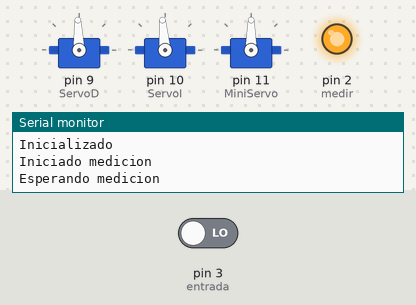
A sketch run on a simulated Arduino Uno, built with avr-gcc and run on an emulated ATmega328P. Shown: 3 × servo, output pins drawn as LEDs (lit = HIGH), the last lines printed to the serial monitor. The inputs (shaded band) are chosen by the test bench; at power-on: pin 3 (entrada) LOW.

Above: at 1.2 s.
1.3 s: pin 3 (entrada) driven HIGH
At 2.3 s:
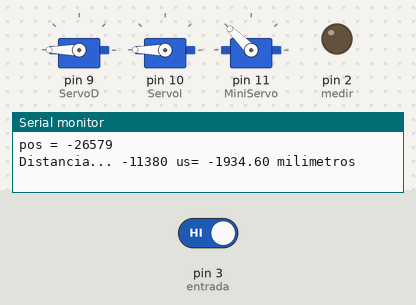
At 4.7 s:
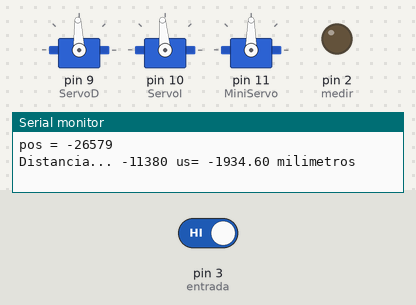
Timing chart, 0 to 9.8 s (numbered marks = the images above; inputs shaded):
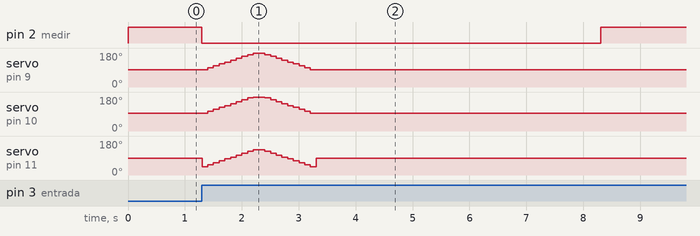

Measured:
- after the input at 1.3 s, pin 2 (medir): HIGH → LOW at once, → HIGH 7.0 s later; servo on pin 9 (ServoD): rises from 92° to 180° in 0.80 s, then falls to 92° in 1.0 s

The sketch:

BUM1test2.ino
```cpp
// Declaraciones relativas a los servos

#include <Servo.h>

Servo ServoD;     // Servo lado derecho
Servo ServoI;     // Servo lado izquierdo
Servo MiniServo;  // MiniServo del medidor
int pos = 90;     // Para almacenar la posición del servo derecho

// Uso de interrupciones para medir

#define entrada 3        // Entrada asignada a la interrupción
#define medidor 0        // Puerto A/D del medidor de distancias
#define medir 2          // Pin para activar la medición

int distancia = 0;      // Valor obtenido en la conversión A/D
float mm = 0;           // Valor de la medición convertido a mm
int incomingByte;

volatile int cuentas = 0;
volatile int vale = LOW;  // Medición válida
volatile unsigned long ahora = 0;
volatile unsigned long antes = 0;

void setup()
{
  // Asigna pines a los servos
  ServoD.attach(9);        // Asigna el servo derecho al pin 9 (OUTPUT 2 de la TINKERKIT)
  ServoI.attach(10);       // Asigna el servo izquierdo al pin 10 (OUTPUT 1 de la TINKERKIT)
  MiniServo.attach(11);    // Asigna el miniservo al pin 11 (OUTPUT 0 de la TINKERKIT)

  // Inmoviliza servos
  ServoD.write(92);
  ServoI.write(95);
  MiniServo.write(90);

  pinMode(entrada, INPUT);           // Pin de entrada del medidor
  pinMode(medir, OUTPUT);            // Señal de disparo del medidor
  digitalWrite(medir, LOW);          // Inhibe mediciones
  Serial.begin(9600);                // Inicializamos la comunicación serie
  Serial.println("Inicializado");

}

void loop()
{
  // Medición distancia

  antes = micros();                   // Instante actual
  pos = 0;                            // Inicializa contador
  digitalWrite(medir, HIGH);          // Activa medidor de distancia
  delay(3);                           // Pulso de más de 2ms de duración para provocar medición


  Serial.println("Iniciado medicion");
  attachInterrupt(1, mide, CHANGE);   // Activa interrupción en pin de entrada (3)

  do
  {
    vale = digitalRead(3);
    pos += 1;
  }
  while (vale);                       // Espera desaparición detección propio pulso

  Serial.println("Esperando medicion");

  do
  {
    vale = digitalRead(3);
    pos +=1;
  }
  while (!vale);                       // Espera medición

  ahora = micros();                    // Instante recepción eco

  digitalWrite(medir, LOW);           // Detiene medición

  cuentas = ahora - antes;             // Tiempo transcurrido durante la medición en microsegundos
  Serial.print("pos = ");
  Serial.println(pos);
  Serial.print("Distancia... ");
  Serial.print(cuentas);
  Serial.print(" us= ");
  mm = (float)cuentas * (float)0.170;    // Convierte valor del PWM a mm
  Serial.print(mm);
  Serial.println(" milimetros");
  Serial.println(" ");

  detachInterrupt(1);            // Inhabilita interrupción

  // Mueve servo derecho adelante, izquierdo atrás y realiza barrido miniservo

  for(pos = 90; pos<=180; pos+=10)
  {
    ServoD.write(pos+2);
    ServoI.write(pos+5);
    MiniServo.write(pos-45);
    delay(100);
  }
  for(pos = 180; pos>=90; pos-=10)
  {
    ServoD.write(pos+2);
    ServoI.write(pos+5);
    MiniServo.write(pos-45);
    delay(100);
  }

  MiniServo.write(90); // Devuelve el miniservo a la posición central

  delay(5000);                   // Insertamos una espera
}

// Rutina de servicio de la interrupción (No usada)
void mide()
{
  vale = digitalRead(entrada);       // Nivel actual de la entrada que ha provocado la interrupción
  if (vale) {                         // Nivel alto. Medición
    ahora = micros();                // Anota instante actual
  }
  else {
    ahora = antes + 200;                // Nivel bajo. No medición
  }
  vale = HIGH;
}
```
